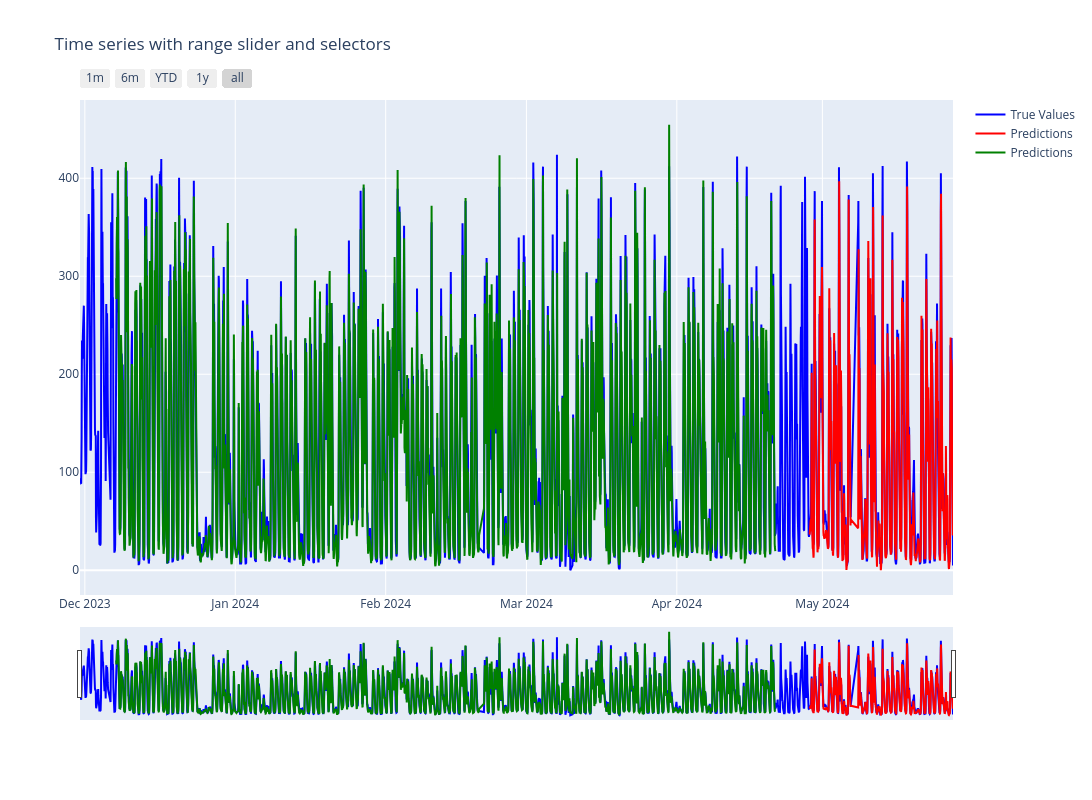

Notebook cell for this chart:
### Code cell
import plotly.graph_objects as go

# Create figure
fig = go.Figure()

fig.add_trace(
    go.Scatter(
        x=dates,
        y=dataset[:,0],
        name='True Values',
        line=dict(color='blue')
    )
)

fig.add_trace(
    go.Scatter(
        x=dates,
        y=testPredictPlot,
        name='Predictions',
        line=dict(color='red')
    )
)
fig.add_trace(
    go.Scatter(
        x=dates,
        y=trainPredictPlot,
        name='Predictions',
        line=dict(color='green')
    )
)
# Set title
fig.update_layout(
    title_text="Time series with range slider and selectors"
)

# Add range slider
fig.update_layout(
    xaxis=dict(
        rangeselector=dict(
            buttons=list([
                dict(count=1, label="1m", step="month", stepmode="backward"),
                dict(count=6, label="6m", step="month", stepmode="backward"),
                dict(count=1, label="YTD", step="year", stepmode="todate"),
                dict(count=1, label="1y", step="year", stepmode="backward"),
                dict(step="all")
            ])
        ),
        rangeslider=dict(visible=True),
        type="date"
    ),
    autosize=False,
    width=1400,
    height=800
)
fig.show()

### Figure 1 — Plotly figure (JSON) as saved in the notebook; plotly's stock layout.template omitted (floating-point values rounded to 4 significant figures; data arrays with more than 128 entries replaced by an {"elided": "..."} marker saying what was removed)
{"data": [{"line": {"color": "blue"}, "name": "True Values", "x": {"elided": "4210 str values"}, "y": {"elided": "4210 float values"}, "type": "scatter"}, {"line": {"color": "red"}, "name": "Predictions", "x": {"elided": "4210 str values"}, "y": {"elided": "4210 float values"}, "type": "scatter"}, {"line": {"color": "green"}, "name": "Predictions", "x": {"elided": "4210 str values"}, "y": {"elided": "4210 float values"}, "type": "scatter"}], "layout": {"title": {"text": "Time series with range slider and selectors"}, "xaxis": {"rangeslider": {"visible": true}, "rangeselector": {"buttons": [{"count": 1, "label": "1m", "step": "month", "stepmode": "backward"}, {"count": 6, "label": "6m", "step": "month", "stepmode": "backward"}, {"count": 1, "label": "YTD", "step": "year", "stepmode": "todate"}, {"count": 1, "label": "1y", "step": "year", "stepmode": "backward"}, {"step": "all"}]}, "type": "date"}, "autosize": false, "width": 1400, "height": 800}}
